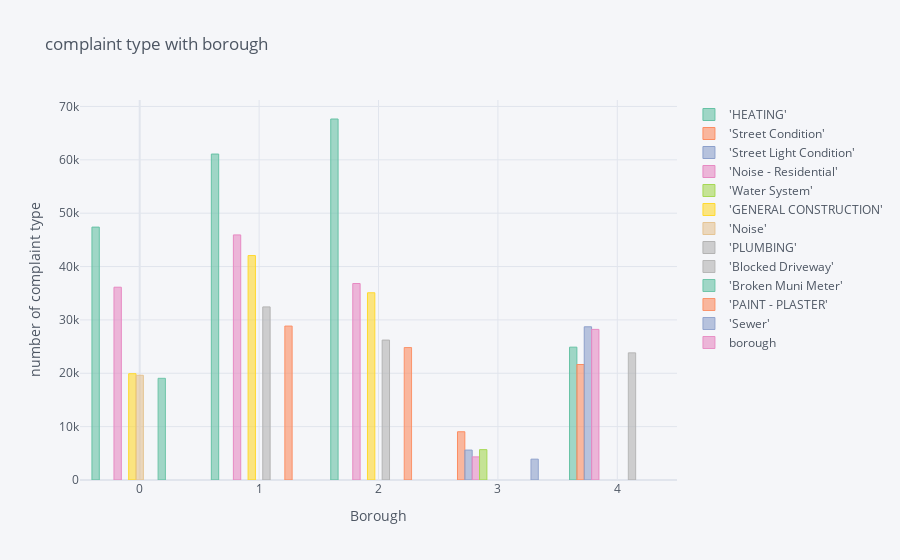

Here is the notebook cell this chart was saved with:
### Code cell
print("2013 summary")
data_2013 = pd.read_csv('2013_result.csv')
data_2013 = data_2013[['borough', '1', '2', '3', '4', '5']]
new_df = final_df(data_2013)
new_df.iplot(kind='bar', xTitle='Borough',    yTitle='number of complaint type',    title='complaint type with borough', colorscale='set2')

### Figure 1 — Plotly figure (JSON) as saved in the notebook; plotly's stock layout.template omitted (floating-point values rounded to 4 significant figures)
{"data": [{"marker": {"color": "rgba(102, 194, 165, 0.6)", "line": {"color": "rgba(102, 194, 165, 1.0)", "width": 1}}, "name": "'HEATING'", "orientation": "v", "text": "", "type": "bar", "x": [0, 1, 2, 3, 4], "y": [" 47393", " 61084", " 67655", "", " 24893"]}, {"marker": {"color": "rgba(252, 141, 98, 0.6)", "line": {"color": "rgba(252, 141, 98, 1.0)", "width": 1}}, "name": "'Street Condition'", "orientation": "v", "text": "", "type": "bar", "x": [0, 1, 2, 3, 4], "y": ["", "", "", " 9042", " 21645"]}, {"marker": {"color": "rgba(141, 160, 203, 0.6)", "line": {"color": "rgba(141, 160, 203, 1.0)", "width": 1}}, "name": "'Street Light Condition'", "orientation": "v", "text": "", "type": "bar", "x": [0, 1, 2, 3, 4], "y": ["", "", "", " 5610", " 28711"]}, {"marker": {"color": "rgba(231, 138, 195, 0.6)", "line": {"color": "rgba(231, 138, 195, 1.0)", "width": 1}}, "name": "'Noise - Residential'", "orientation": "v", "text": "", "type": "bar", "x": [0, 1, 2, 3, 4], "y": [" 36131", " 45931", " 36820", " 4331", " 28227"]}, {"marker": {"color": "rgba(166, 216, 84, 0.6)", "line": {"color": "rgba(166, 216, 84, 1.0)", "width": 1}}, "name": "'Water System'", "orientation": "v", "text": "", "type": "bar", "x": [0, 1, 2, 3, 4], "y": ["", "", "", " 5689", ""]}, {"marker": {"color": "rgba(255, 217, 47, 0.6)", "line": {"color": "rgba(255, 217, 47, 1.0)", "width": 1}}, "name": "'GENERAL CONSTRUCTION'", "orientation": "v", "text": "", "type": "bar", "x": [0, 1, 2, 3, 4], "y": [" 19924", " 42063", " 35087", "", ""]}, {"marker": {"color": "rgba(229, 196, 148, 0.6)", "line": {"color": "rgba(229, 196, 148, 1.0)", "width": 1}}, "name": "'Noise'", "orientation": "v", "text": "", "type": "bar", "x": [0, 1, 2, 3, 4], "y": [" 19631", "", "", "", ""]}, {"marker": {"color": "rgba(179, 179, 179, 0.6)", "line": {"color": "rgba(179, 179, 179, 1.0)", "width": 1}}, "name": "'PLUMBING'", "orientation": "v", "text": "", "type": "bar", "x": [0, 1, 2, 3, 4], "y": ["", " 32438", " 26225", "", ""]}, {"marker": {"color": "rgba(179, 179, 179, 0.6)", "line": {"color": "rgba(179, 179, 179, 0.8999999999999999)", "width": 1}}, "name": "'Blocked Driveway'", "orientation": "v", "text": "", "type": "bar", "x": [0, 1, 2, 3, 4], "y": ["", "", "", "", " 23833"]}, {"marker": {"color": "rgba(102, 194, 165, 0.6)", "line": {"color": "rgba(102, 194, 165, 0.8999999999999999)", "width": 1}}, "name": "'Broken Muni Meter'", "orientation": "v", "text": "", "type": "bar", "x": [0, 1, 2, 3, 4], "y": [" 19057", "", "", "", ""]}, {"marker": {"color": "rgba(252, 141, 98, 0.6)", "line": {"color": "rgba(252, 141, 98, 0.8999999999999999)", "width": 1}}, "name": "'PAINT - PLASTER'", "orientation": "v", "text": "", "type": "bar", "x": [0, 1, 2, 3, 4], "y": ["", " 28852", " 24825", "", ""]}, {"marker": {"color": "rgba(141, 160, 203, 0.6)", "line": {"color": "rgba(141, 160, 203, 0.8999999999999999)", "width": 1}}, "name": "'Sewer'", "orientation": "v", "text": "", "type": "bar", "x": [0, 1, 2, 3, 4], "y": ["", "", "", " 3912", ""]}, {"marker": {"color": "rgba(231, 138, 195, 0.6)", "line": {"color": "rgba(231, 138, 195, 0.8999999999999999)", "width": 1}}, "name": "borough", "orientation": "v", "text": "", "type": "bar", "x": [0, 1, 2, 3, 4], "y": ["MANHATTAN", "BROOKLYN", "BRONX", "STATEN ISLAND", "QUEENS"]}], "layout": {"legend": {"bgcolor": "#F5F6F9", "font": {"color": "#4D5663"}}, "paper_bgcolor": "#F5F6F9", "plot_bgcolor": "#F5F6F9", "title": {"font": {"color": "#4D5663"}, "text": "complaint type with borough"}, "xaxis": {"gridcolor": "#E1E5ED", "showgrid": true, "tickfont": {"color": "#4D5663"}, "title": {"font": {"color": "#4D5663"}, "text": "Borough"}, "zerolinecolor": "#E1E5ED"}, "yaxis": {"gridcolor": "#E1E5ED", "showgrid": true, "tickfont": {"color": "#4D5663"}, "title": {"font": {"color": "#4D5663"}, "text": "number of complaint type"}, "zerolinecolor": "#E1E5ED"}}}
